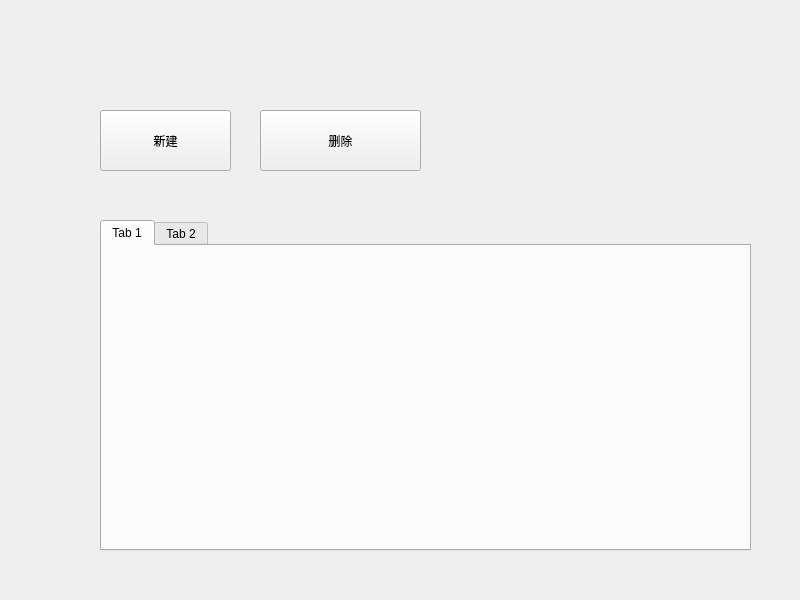
<?xml version="1.0" encoding="UTF-8"?>
<ui version="4.0">
 <class>Widget</class>
 <widget class="QWidget" name="Widget">
  <property name="geometry">
   <rect>
    <x>0</x>
    <y>0</y>
    <width>800</width>
    <height>600</height>
   </rect>
  </property>
  <property name="windowTitle">
   <string>Widget</string>
  </property>
  <widget class="QTabWidget" name="tabWidget">
   <property name="geometry">
    <rect>
     <x>100</x>
     <y>220</y>
     <width>651</width>
     <height>331</height>
    </rect>
   </property>
   <widget class="QWidget" name="tab_3">
    <attribute name="title">
     <string>Tab 1</string>
    </attribute>
   </widget>
   <widget class="QWidget" name="tab_4">
    <attribute name="title">
     <string>Tab 2</string>
    </attribute>
   </widget>
  </widget>
  <widget class="QPushButton" name="pushButton_add">
   <property name="geometry">
    <rect>
     <x>100</x>
     <y>110</y>
     <width>131</width>
     <height>61</height>
    </rect>
   </property>
   <property name="text">
    <string>新建</string>
   </property>
  </widget>
  <widget class="QPushButton" name="pushButton_delete">
   <property name="geometry">
    <rect>
     <x>260</x>
     <y>110</y>
     <width>161</width>
     <height>61</height>
    </rect>
   </property>
   <property name="text">
    <string>删除</string>
   </property>
  </widget>
 </widget>
 <resources/>
 <connections/>
</ui>
